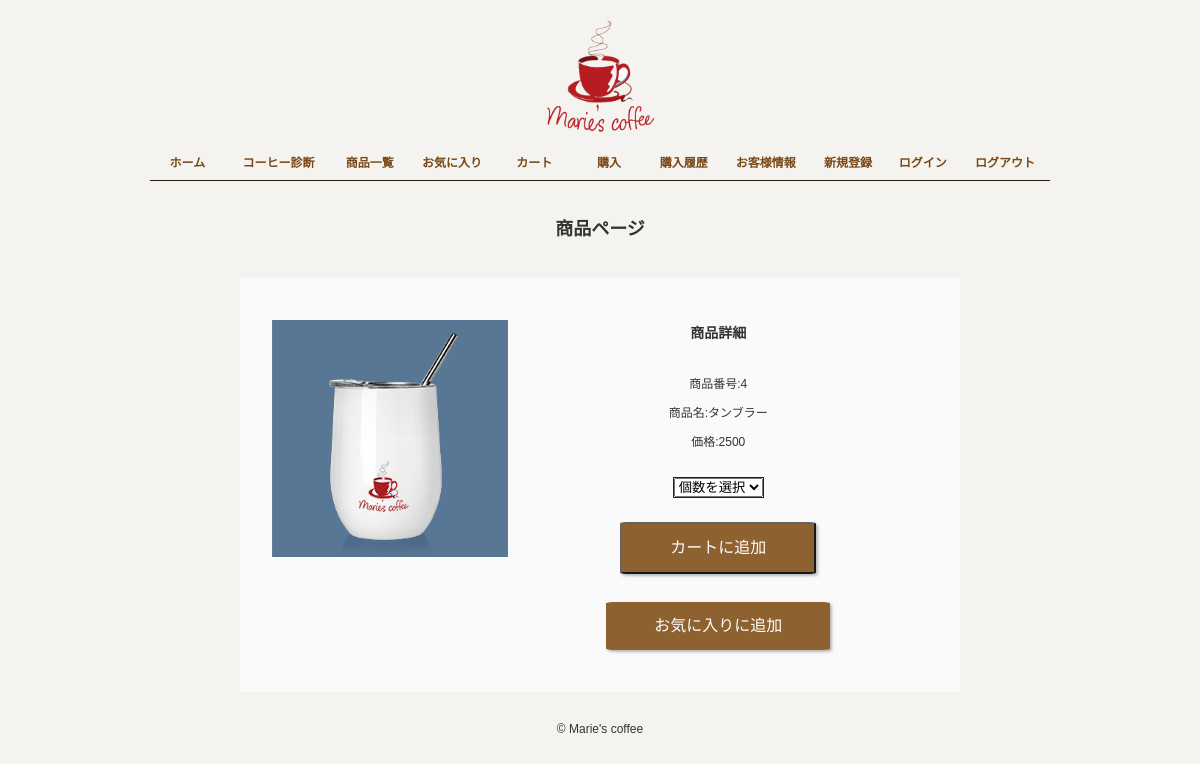
The app's page /detail.php?id=4 with its own data.
### tables this page shows
create table product (
	id int auto_increment primary key, 
	name varchar(200) not null, 
	price int not null
);

### detail.php (the view, shortened to what this page needs)
<?php require 'header.php' ?>
<?php require 'menu.php' ?>
<main>
    <div item="item" class="wrapper">
        <h2> 商品ページ</h2>
            <?php
           $pdo = new PDO('mysql:host=localhost;dbname=xslive230801_mizumoto;charset=utf8',
                            'xslive230801_miz', 'livebusiness');
            $sql=$pdo->prepare('select * from product where id=?');
            $sql->execute([$_REQUEST['id']]);
            foreach ($sql as $row) {
                echo '<div id="itemabout" class="wrapper">';
                echo '<p class="itemimg"><img alt="image" src="image/', $row['id'], '.png"></p>';
                echo '<div class="itemtext">';
                echo '<h3>商品詳細</h3>';
                echo '<form action="cart-insert.php" method="post">';
                echo '<p>商品番号:', $row['id'], '</p>';
                echo '<p>商品名:', $row['name'], '</p>';
                echo '<p>価格:', $row['price'], '</p>';
                echo '<div class="select-wrapper">';
                echo '<select name="count">';
                echo '<option value="" hidden>個数を選択</option>';
                echo '</select>';
                echo '</div>';
                echo '<p><input type="submit" value="カートに追加" class="detailbtn"></p>';
                echo '</form>';
                echo '<p><a href="favorite-insert.php?id=', $row['id'],
                    '"class="detailbtn">お気に入りに追加</a></p>';
                echo '</div>';
                echo '</div>';
            }
            ?>
    </div>
</main>
<?php require 'footer.php' ?>

### style.css (style rules this page uses)
html { font-size: 100%; }
body { color: #333; background-color: #f5f3f0; font-size: 0.75rem; font-family: 'Raleway', sans-serif; }
a { color: #333; text-decoration: none; }
img { max-width: 100%; height: auto; }
main { margin-bottom: 30px; }
h2 { text-align: center; padding: 1em 0; }
form { padding: 0 1.5em; }
.wrapper { max-width: 900px; margin: 0 auto; }
#itemabout { display: flex; border-collapse:separate; background-color: #fafafa; margin: 20px auto; padding-top: 30px; padding-bottom: 30px; table-layout: fixed; text-align: center; width: 80%; }
#itemabout img { margin-left: 2rem; }
.itemtext { text-align: center; width: 100%; }
.itemtext form { margin-top: 2rem; }
.itemtext form p { margin-top: 0.5rem; }
.detailbtn { margin-top: 1rem; display: inline-block; border-radius: 3%; font-size: 1rem; text-align: center; cursor: pointer; padding: 1rem 3rem; background: #83511b; color: #fefefe; line-height: 1rem; opacity: 0.9; transition: .3s; box-shadow: 2px 2px 3px #b1b1b1; }
.select-wrapper { position: relative; margin-top: 1rem; position: relative; display: inline-block; border: 1px solid #2f1e09; }

### records on screen
product: id "4", name "タンブラー", price "2500"
